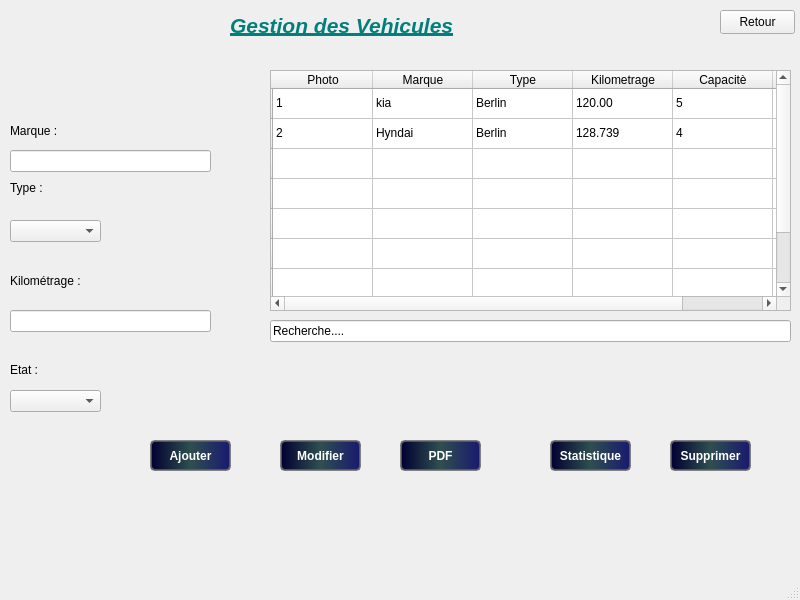
<?xml version="1.0" encoding="UTF-8"?>
<ui version="4.0">
 <class>vehicule</class>
 <widget class="QMainWindow" name="vehicule">
  <property name="geometry">
   <rect>
    <x>0</x>
    <y>0</y>
    <width>800</width>
    <height>600</height>
   </rect>
  </property>
  <property name="windowTitle">
   <string>vehicule</string>
  </property>
  <widget class="QWidget" name="centralwidget">
   <widget class="QLabel" name="label_10">
    <property name="geometry">
     <rect>
      <x>230</x>
      <y>10</y>
      <width>291</width>
      <height>31</height>
     </rect>
    </property>
    <property name="styleSheet">
     <string notr="true">QPushButton {
    background: qlineargradient(x1: 0, y1: 0, x2: 1, y2: 0, stop: 0 rgba(0, 0, 50, 255), stop: 0.5 rgba(47, 79, 79, 255), stop: 1 rgba(25, 25, 112, 255));
    border: 2px solid rgba(100, 100, 100, 200);
    padding: 5px;
    color: white;
    font-weight: bold;
    border-radius: 5px;
}</string>
    </property>
    <property name="text">
     <string>&lt;!DOCTYPE HTML PUBLIC &quot;-//W3C//DTD HTML 4.0//EN&quot; &quot;http://www.w3.org/TR/REC-html40/strict.dtd&quot;&gt;
&lt;html&gt;&lt;head&gt;&lt;meta name=&quot;qrichtext&quot; content=&quot;1&quot; /&gt;&lt;meta charset=&quot;utf-8&quot; /&gt;&lt;style type=&quot;text/css&quot;&gt;
p, li { white-space: pre-wrap; }
hr { height: 1px; border-width: 0; }
li.unchecked::marker { content: &quot;\2610&quot;; }
li.checked::marker { content: &quot;\2612&quot;; }
&lt;/style&gt;&lt;/head&gt;&lt;body style=&quot; font-family:'Segoe UI'; font-size:9pt; font-weight:400; font-style:normal;&quot;&gt;
&lt;p style=&quot; margin-top:12px; margin-bottom:12px; margin-left:0px; margin-right:0px; -qt-block-indent:0; text-indent:0px;&quot;&gt;&lt;span style=&quot; font-size:16pt; font-weight:700; font-style:italic; text-decoration: underline; color:#037f7b;&quot;&gt;Gestion des Vehicules&lt;/span&gt;&lt;/p&gt;&lt;/body&gt;&lt;/html&gt;</string>
    </property>
   </widget>
   <widget class="QPushButton" name="Retour">
    <property name="geometry">
     <rect>
      <x>720</x>
      <y>10</y>
      <width>75</width>
      <height>24</height>
     </rect>
    </property>
    <property name="text">
     <string>Retour</string>
    </property>
   </widget>
   <widget class="QTableWidget" name="tableWidget">
    <property name="geometry">
     <rect>
      <x>270</x>
      <y>70</y>
      <width>521</width>
      <height>241</height>
     </rect>
    </property>
    <property name="minimumSize">
     <size>
      <width>521</width>
      <height>0</height>
     </size>
    </property>
    <row>
     <property name="text">
      <string/>
     </property>
    </row>
    <row>
     <property name="text">
      <string/>
     </property>
    </row>
    <row>
     <property name="text">
      <string/>
     </property>
    </row>
    <row>
     <property name="text">
      <string/>
     </property>
    </row>
    <row>
     <property name="text">
      <string/>
     </property>
    </row>
    <row>
     <property name="text">
      <string/>
     </property>
    </row>
    <row>
     <property name="text">
      <string/>
     </property>
    </row>
    <row>
     <property name="text">
      <string/>
     </property>
    </row>
    <column>
     <property name="text">
      <string>Photo</string>
     </property>
    </column>
    <column>
     <property name="text">
      <string>Marque</string>
     </property>
    </column>
    <column>
     <property name="text">
      <string>Type</string>
     </property>
    </column>
    <column>
     <property name="text">
      <string>Kilometrage</string>
     </property>
    </column>
    <column>
     <property name="text">
      <string>Capacitè</string>
     </property>
    </column>
    <column>
     <property name="text">
      <string>Disponibilitè</string>
     </property>
    </column>
    <item row="0" column="0">
     <property name="text">
      <string>1</string>
     </property>
    </item>
    <item row="0" column="1">
     <property name="text">
      <string>kia</string>
     </property>
    </item>
    <item row="0" column="2">
     <property name="text">
      <string>Berlin</string>
     </property>
    </item>
    <item row="0" column="3">
     <property name="text">
      <string>120.00</string>
     </property>
    </item>
    <item row="0" column="4">
     <property name="text">
      <string>5</string>
     </property>
    </item>
    <item row="0" column="5">
     <property name="text">
      <string>reserver</string>
     </property>
    </item>
    <item row="1" column="0">
     <property name="text">
      <string>2</string>
     </property>
    </item>
    <item row="1" column="1">
     <property name="text">
      <string>Hyndai</string>
     </property>
    </item>
    <item row="1" column="2">
     <property name="text">
      <string>Berlin</string>
     </property>
    </item>
    <item row="1" column="3">
     <property name="text">
      <string>128.739</string>
     </property>
    </item>
    <item row="1" column="4">
     <property name="text">
      <string>4</string>
     </property>
    </item>
    <item row="1" column="5">
     <property name="text">
      <string>disponible</string>
     </property>
    </item>
   </widget>
   <widget class="QLabel" name="label">
    <property name="geometry">
     <rect>
      <x>10</x>
      <y>270</y>
      <width>101</width>
      <height>21</height>
     </rect>
    </property>
    <property name="text">
     <string>Kilométrage :</string>
    </property>
   </widget>
   <widget class="QLineEdit" name="ID">
    <property name="geometry">
     <rect>
      <x>10</x>
      <y>150</y>
      <width>201</width>
      <height>22</height>
     </rect>
    </property>
   </widget>
   <widget class="QLabel" name="label_2">
    <property name="geometry">
     <rect>
      <x>10</x>
      <y>180</y>
      <width>49</width>
      <height>16</height>
     </rect>
    </property>
    <property name="text">
     <string>Type :</string>
    </property>
   </widget>
   <widget class="QComboBox" name="Type">
    <property name="geometry">
     <rect>
      <x>10</x>
      <y>220</y>
      <width>91</width>
      <height>22</height>
     </rect>
    </property>
   </widget>
   <widget class="QLineEdit" name="lineEdit_3">
    <property name="geometry">
     <rect>
      <x>270</x>
      <y>320</y>
      <width>521</width>
      <height>22</height>
     </rect>
    </property>
    <property name="text">
     <string>Recherche.... </string>
    </property>
   </widget>
   <widget class="QPushButton" name="pushButton">
    <property name="geometry">
     <rect>
      <x>150</x>
      <y>440</y>
      <width>81</width>
      <height>31</height>
     </rect>
    </property>
    <property name="styleSheet">
     <string notr="true">QPushButton {
    background: qlineargradient(x1: 0, y1: 0, x2: 1, y2: 0, stop: 0 rgba(0, 0, 50, 255), stop: 0.5 rgba(47, 79, 79, 255), stop: 1 rgba(25, 25, 112, 255));
    border: 2px solid rgba(100, 100, 100, 200);
    padding: 5px;
    color: white;
    font-weight: bold;
    border-radius: 5px;
}</string>
    </property>
    <property name="text">
     <string>Ajouter</string>
    </property>
   </widget>
   <widget class="QPushButton" name="pushButton_2">
    <property name="geometry">
     <rect>
      <x>280</x>
      <y>440</y>
      <width>81</width>
      <height>31</height>
     </rect>
    </property>
    <property name="styleSheet">
     <string notr="true">QPushButton {
    background: qlineargradient(x1: 0, y1: 0, x2: 1, y2: 0, stop: 0 rgba(0, 0, 50, 255), stop: 0.5 rgba(47, 79, 79, 255), stop: 1 rgba(25, 25, 112, 255));
    border: 2px solid rgba(100, 100, 100, 200);
    padding: 5px;
    color: white;
    font-weight: bold;
    border-radius: 5px;
}</string>
    </property>
    <property name="text">
     <string>Modifier</string>
    </property>
   </widget>
   <widget class="QPushButton" name="pushButton_3">
    <property name="geometry">
     <rect>
      <x>400</x>
      <y>440</y>
      <width>81</width>
      <height>31</height>
     </rect>
    </property>
    <property name="styleSheet">
     <string notr="true">QPushButton {
    background: qlineargradient(x1: 0, y1: 0, x2: 1, y2: 0, stop: 0 rgba(0, 0, 50, 255), stop: 0.5 rgba(47, 79, 79, 255), stop: 1 rgba(25, 25, 112, 255));
    border: 2px solid rgba(100, 100, 100, 200);
    padding: 5px;
    color: white;
    font-weight: bold;
    border-radius: 5px;
}</string>
    </property>
    <property name="text">
     <string>PDF</string>
    </property>
   </widget>
   <widget class="QPushButton" name="pushButton_4">
    <property name="geometry">
     <rect>
      <x>550</x>
      <y>440</y>
      <width>81</width>
      <height>31</height>
     </rect>
    </property>
    <property name="styleSheet">
     <string notr="true">QPushButton {
    background: qlineargradient(x1: 0, y1: 0, x2: 1, y2: 0, stop: 0 rgba(0, 0, 50, 255), stop: 0.5 rgba(47, 79, 79, 255), stop: 1 rgba(25, 25, 112, 255));
    border: 2px solid rgba(100, 100, 100, 200);
    padding: 5px;
    color: white;
    font-weight: bold;
    border-radius: 5px;
}</string>
    </property>
    <property name="text">
     <string>Statistique</string>
    </property>
   </widget>
   <widget class="QPushButton" name="pushButton_5">
    <property name="geometry">
     <rect>
      <x>670</x>
      <y>440</y>
      <width>81</width>
      <height>31</height>
     </rect>
    </property>
    <property name="styleSheet">
     <string notr="true">QPushButton {
    background: qlineargradient(x1: 0, y1: 0, x2: 1, y2: 0, stop: 0 rgba(0, 0, 50, 255), stop: 0.5 rgba(47, 79, 79, 255), stop: 1 rgba(25, 25, 112, 255));
    border: 2px solid rgba(100, 100, 100, 200);
    padding: 5px;
    color: white;
    font-weight: bold;
    border-radius: 5px;
}</string>
    </property>
    <property name="text">
     <string>Supprimer</string>
    </property>
   </widget>
   <widget class="QLabel" name="label_3">
    <property name="geometry">
     <rect>
      <x>10</x>
      <y>120</y>
      <width>61</width>
      <height>21</height>
     </rect>
    </property>
    <property name="text">
     <string>Marque :</string>
    </property>
   </widget>
   <widget class="QLabel" name="label_5">
    <property name="geometry">
     <rect>
      <x>0</x>
      <y>0</y>
      <width>131</width>
      <height>91</height>
     </rect>
    </property>
    <property name="text">
     <string/>
    </property>
    <property name="pixmap">
     <pixmap>:/Downloads/551980154_660256167125690_1149615457676933854_n (1).jpg</pixmap>
    </property>
    <property name="scaledContents">
     <bool>true</bool>
    </property>
    <property name="wordWrap">
     <bool>false</bool>
    </property>
    <property name="openExternalLinks">
     <bool>false</bool>
    </property>
   </widget>
   <widget class="QLineEdit" name="ID_2">
    <property name="geometry">
     <rect>
      <x>10</x>
      <y>310</y>
      <width>201</width>
      <height>22</height>
     </rect>
    </property>
   </widget>
   <widget class="QLabel" name="label_4">
    <property name="geometry">
     <rect>
      <x>10</x>
      <y>360</y>
      <width>51</width>
      <height>20</height>
     </rect>
    </property>
    <property name="text">
     <string>Etat :</string>
    </property>
   </widget>
   <widget class="QComboBox" name="Type_2">
    <property name="geometry">
     <rect>
      <x>10</x>
      <y>390</y>
      <width>91</width>
      <height>22</height>
     </rect>
    </property>
   </widget>
  </widget>
  <widget class="QStatusBar" name="statusbar"/>
 </widget>
 <resources/>
 <connections/>
</ui>
